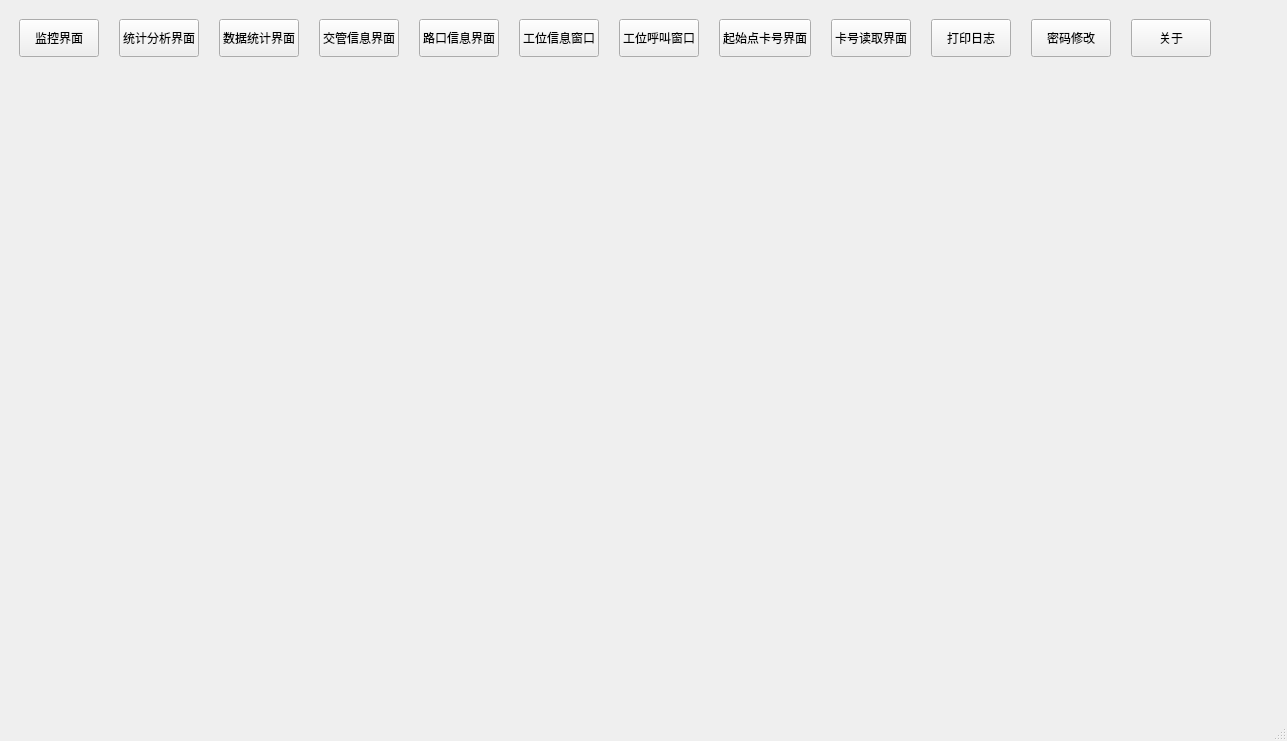
<?xml version="1.0" encoding="UTF-8"?>
<ui version="4.0">
 <class>MainPage</class>
 <widget class="QMainWindow" name="MainPage">
  <property name="geometry">
   <rect>
    <x>0</x>
    <y>0</y>
    <width>1287</width>
    <height>741</height>
   </rect>
  </property>
  <property name="windowTitle">
   <string>MainWindow</string>
  </property>
  <widget class="QWidget" name="centralwidget">
   <layout class="QGridLayout" name="gridLayout" rowstretch="1,1,10">
    <item row="0" column="0">
     <layout class="QHBoxLayout" name="horizontalLayout">
      <property name="spacing">
       <number>20</number>
      </property>
      <property name="leftMargin">
       <number>10</number>
      </property>
      <property name="topMargin">
       <number>10</number>
      </property>
      <property name="rightMargin">
       <number>10</number>
      </property>
      <property name="bottomMargin">
       <number>10</number>
      </property>
      <item>
       <widget class="QPushButton" name="monitor_pagebtn">
        <property name="sizePolicy">
         <sizepolicy hsizetype="Preferred" vsizetype="Expanding">
          <horstretch>0</horstretch>
          <verstretch>0</verstretch>
         </sizepolicy>
        </property>
        <property name="text">
         <string>监控界面</string>
        </property>
       </widget>
      </item>
      <item>
       <widget class="QPushButton" name="statistics_pagebtn">
        <property name="sizePolicy">
         <sizepolicy hsizetype="Minimum" vsizetype="Expanding">
          <horstretch>0</horstretch>
          <verstretch>0</verstretch>
         </sizepolicy>
        </property>
        <property name="text">
         <string>统计分析界面</string>
        </property>
       </widget>
      </item>
      <item>
       <widget class="QPushButton" name="datastatistics_pagebtn">
        <property name="sizePolicy">
         <sizepolicy hsizetype="Preferred" vsizetype="Expanding">
          <horstretch>0</horstretch>
          <verstretch>0</verstretch>
         </sizepolicy>
        </property>
        <property name="text">
         <string>数据统计界面</string>
        </property>
       </widget>
      </item>
      <item>
       <widget class="QPushButton" name="tmcInfo_pagebtn">
        <property name="sizePolicy">
         <sizepolicy hsizetype="Preferred" vsizetype="Expanding">
          <horstretch>0</horstretch>
          <verstretch>0</verstretch>
         </sizepolicy>
        </property>
        <property name="text">
         <string>交管信息界面</string>
        </property>
       </widget>
      </item>
      <item>
       <widget class="QPushButton" name="crossInfo_pagebtn">
        <property name="sizePolicy">
         <sizepolicy hsizetype="Preferred" vsizetype="Expanding">
          <horstretch>0</horstretch>
          <verstretch>0</verstretch>
         </sizepolicy>
        </property>
        <property name="text">
         <string>路口信息界面</string>
        </property>
       </widget>
      </item>
      <item>
       <widget class="QPushButton" name="stationCargo_pagebtn">
        <property name="sizePolicy">
         <sizepolicy hsizetype="Preferred" vsizetype="Expanding">
          <horstretch>0</horstretch>
          <verstretch>0</verstretch>
         </sizepolicy>
        </property>
        <property name="text">
         <string>工位信息窗口</string>
        </property>
       </widget>
      </item>
      <item>
       <widget class="QPushButton" name="stationCall_pagebtn">
        <property name="sizePolicy">
         <sizepolicy hsizetype="Preferred" vsizetype="Expanding">
          <horstretch>0</horstretch>
          <verstretch>0</verstretch>
         </sizepolicy>
        </property>
        <property name="text">
         <string>工位呼叫窗口</string>
        </property>
       </widget>
      </item>
      <item>
       <widget class="QPushButton" name="startLocationCard_pagebtn">
        <property name="sizePolicy">
         <sizepolicy hsizetype="Preferred" vsizetype="Expanding">
          <horstretch>0</horstretch>
          <verstretch>0</verstretch>
         </sizepolicy>
        </property>
        <property name="text">
         <string>起始点卡号界面</string>
        </property>
       </widget>
      </item>
      <item>
       <widget class="QPushButton" name="readcard_pagebtn">
        <property name="sizePolicy">
         <sizepolicy hsizetype="Preferred" vsizetype="Expanding">
          <horstretch>0</horstretch>
          <verstretch>0</verstretch>
         </sizepolicy>
        </property>
        <property name="text">
         <string>卡号读取界面</string>
        </property>
       </widget>
      </item>
      <item>
       <widget class="QPushButton" name="debug_pagebtn">
        <property name="sizePolicy">
         <sizepolicy hsizetype="Preferred" vsizetype="Expanding">
          <horstretch>0</horstretch>
          <verstretch>0</verstretch>
         </sizepolicy>
        </property>
        <property name="text">
         <string>打印日志</string>
        </property>
       </widget>
      </item>
      <item>
       <widget class="QPushButton" name="pwd_pagebtn">
        <property name="sizePolicy">
         <sizepolicy hsizetype="Preferred" vsizetype="Expanding">
          <horstretch>0</horstretch>
          <verstretch>0</verstretch>
         </sizepolicy>
        </property>
        <property name="text">
         <string>密码修改</string>
        </property>
       </widget>
      </item>
      <item>
       <widget class="QPushButton" name="about_pagebtn">
        <property name="sizePolicy">
         <sizepolicy hsizetype="Minimum" vsizetype="Expanding">
          <horstretch>0</horstretch>
          <verstretch>0</verstretch>
         </sizepolicy>
        </property>
        <property name="text">
         <string>关于</string>
        </property>
       </widget>
      </item>
      <item>
       <spacer name="horizontalSpacer_4">
        <property name="orientation">
         <enum>Qt::Horizontal</enum>
        </property>
        <property name="sizeHint" stdset="0">
         <size>
          <width>40</width>
          <height>20</height>
         </size>
        </property>
       </spacer>
      </item>
     </layout>
    </item>
    <item row="1" column="0" rowspan="2">
     <widget class="QStackedWidget" name="stackedWidget">
      <widget class="QWidget" name="page"/>
      <widget class="QWidget" name="page_2"/>
     </widget>
    </item>
   </layout>
  </widget>
  <widget class="QMenuBar" name="menubar">
   <property name="geometry">
    <rect>
     <x>0</x>
     <y>0</y>
     <width>1287</width>
     <height>22</height>
    </rect>
   </property>
  </widget>
  <widget class="QStatusBar" name="statusbar"/>
 </widget>
 <resources/>
 <connections/>
</ui>
